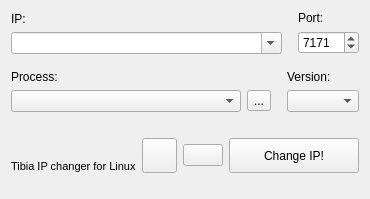
<?xml version="1.0" encoding="UTF-8"?>
<ui version="4.0">
 <class>MainWindowClass</class>
 <widget class="QMainWindow" name="MainWindowClass">
  <property name="geometry">
   <rect>
    <x>0</x>
    <y>0</y>
    <width>370</width>
    <height>199</height>
   </rect>
  </property>
  <property name="windowTitle">
   <string>Tibia IP changer</string>
  </property>
  <property name="windowIcon">
   <iconset>
    <normaloff>:/icons/icons/tools.png</normaloff>:/icons/icons/tools.png</iconset>
  </property>
  <widget class="QWidget" name="centralWidget">
   <layout class="QVBoxLayout" name="verticalLayout_2">
    <item>
     <layout class="QHBoxLayout" name="horizontalLayout">
      <property name="bottomMargin">
       <number>10</number>
      </property>
      <item>
       <layout class="QVBoxLayout" name="verticalLayout">
        <property name="rightMargin">
         <number>10</number>
        </property>
        <item>
         <widget class="QLabel" name="label_3">
          <property name="sizePolicy">
           <sizepolicy hsizetype="Maximum" vsizetype="Preferred">
            <horstretch>0</horstretch>
            <verstretch>0</verstretch>
           </sizepolicy>
          </property>
          <property name="text">
           <string>IP:</string>
          </property>
         </widget>
        </item>
        <item>
         <widget class="QComboBox" name="comboBox">
          <property name="sizePolicy">
           <sizepolicy hsizetype="Expanding" vsizetype="Fixed">
            <horstretch>0</horstretch>
            <verstretch>0</verstretch>
           </sizepolicy>
          </property>
          <property name="editable">
           <bool>true</bool>
          </property>
          <property name="insertPolicy">
           <enum>QComboBox::InsertAtTop</enum>
          </property>
         </widget>
        </item>
       </layout>
      </item>
      <item>
       <layout class="QVBoxLayout" name="verticalLayout_3">
        <item>
         <widget class="QLabel" name="label">
          <property name="sizePolicy">
           <sizepolicy hsizetype="Maximum" vsizetype="Preferred">
            <horstretch>0</horstretch>
            <verstretch>0</verstretch>
           </sizepolicy>
          </property>
          <property name="text">
           <string>Port:</string>
          </property>
         </widget>
        </item>
        <item>
         <widget class="QSpinBox" name="spinBox">
          <property name="sizePolicy">
           <sizepolicy hsizetype="Fixed" vsizetype="Fixed">
            <horstretch>0</horstretch>
            <verstretch>0</verstretch>
           </sizepolicy>
          </property>
          <property name="minimum">
           <number>1</number>
          </property>
          <property name="maximum">
           <number>99999</number>
          </property>
          <property name="value">
           <number>7171</number>
          </property>
         </widget>
        </item>
       </layout>
      </item>
     </layout>
    </item>
    <item>
     <layout class="QHBoxLayout" name="horizontalLayout_2">
      <property name="bottomMargin">
       <number>20</number>
      </property>
      <item>
       <layout class="QVBoxLayout" name="verticalLayout_4">
        <property name="rightMargin">
         <number>10</number>
        </property>
        <item>
         <widget class="QLabel" name="label_4">
          <property name="sizePolicy">
           <sizepolicy hsizetype="Maximum" vsizetype="Preferred">
            <horstretch>0</horstretch>
            <verstretch>0</verstretch>
           </sizepolicy>
          </property>
          <property name="text">
           <string>Process:</string>
          </property>
         </widget>
        </item>
        <item>
         <layout class="QHBoxLayout" name="horizontalLayout_4">
          <item>
           <widget class="QComboBox" name="comboBox_3">
            <property name="sizePolicy">
             <sizepolicy hsizetype="Expanding" vsizetype="Fixed">
              <horstretch>0</horstretch>
              <verstretch>0</verstretch>
             </sizepolicy>
            </property>
           </widget>
          </item>
          <item>
           <widget class="QToolButton" name="toolButton">
            <property name="sizePolicy">
             <sizepolicy hsizetype="Maximum" vsizetype="Maximum">
              <horstretch>0</horstretch>
              <verstretch>0</verstretch>
             </sizepolicy>
            </property>
            <property name="toolTip">
             <string>Refresh</string>
            </property>
            <property name="text">
             <string>...</string>
            </property>
            <property name="icon">
             <iconset>
              <normaloff>:/icons/icons/refresh.png</normaloff>:/icons/icons/refresh.png</iconset>
            </property>
            <property name="iconSize">
             <size>
              <width>16</width>
              <height>16</height>
             </size>
            </property>
           </widget>
          </item>
         </layout>
        </item>
       </layout>
      </item>
      <item>
       <layout class="QVBoxLayout" name="verticalLayout_5">
        <item>
         <widget class="QLabel" name="label_2">
          <property name="sizePolicy">
           <sizepolicy hsizetype="Preferred" vsizetype="Maximum">
            <horstretch>0</horstretch>
            <verstretch>0</verstretch>
           </sizepolicy>
          </property>
          <property name="text">
           <string>Version:</string>
          </property>
         </widget>
        </item>
        <item>
         <widget class="QComboBox" name="comboBox_2">
          <property name="sizePolicy">
           <sizepolicy hsizetype="Maximum" vsizetype="Fixed">
            <horstretch>0</horstretch>
            <verstretch>0</verstretch>
           </sizepolicy>
          </property>
          <property name="insertPolicy">
           <enum>QComboBox::InsertAtTop</enum>
          </property>
         </widget>
        </item>
       </layout>
      </item>
     </layout>
    </item>
    <item>
     <layout class="QHBoxLayout" name="horizontalLayout_3">
      <item>
       <layout class="QVBoxLayout" name="verticalLayout_6">
        <item>
         <spacer name="verticalSpacer">
          <property name="orientation">
           <enum>Qt::Vertical</enum>
          </property>
          <property name="sizeType">
           <enum>QSizePolicy::Maximum</enum>
          </property>
          <property name="sizeHint" stdset="0">
           <size>
            <width>20</width>
            <height>40</height>
           </size>
          </property>
         </spacer>
        </item>
        <item>
         <widget class="QLabel" name="label_5">
          <property name="text">
           <string>&lt;!DOCTYPE HTML PUBLIC &quot;-//W3C//DTD HTML 4.0//EN&quot; &quot;http://www.w3.org/TR/REC-html40/strict.dtd&quot;&gt;
&lt;html&gt;&lt;head&gt;&lt;meta name=&quot;qrichtext&quot; content=&quot;1&quot; /&gt;&lt;style type=&quot;text/css&quot;&gt;
p, li { white-space: pre-wrap; }
&lt;/style&gt;&lt;/head&gt;&lt;body style=&quot; font-family:'Sans Serif'; font-size:9pt; font-weight:400; font-style:normal;&quot;&gt;
&lt;p style=&quot; margin-top:0px; margin-bottom:0px; margin-left:0px; margin-right:0px; -qt-block-indent:0; text-indent:0px;&quot;&gt;&lt;span style=&quot; font-size:8pt;&quot;&gt;Tibia IP changer for Linux&lt;/span&gt;&lt;/p&gt;&lt;/body&gt;&lt;/html&gt;</string>
          </property>
         </widget>
        </item>
       </layout>
      </item>
      <item>
       <spacer name="horizontalSpacer">
        <property name="orientation">
         <enum>Qt::Horizontal</enum>
        </property>
        <property name="sizeHint" stdset="0">
         <size>
          <width>40</width>
          <height>20</height>
         </size>
        </property>
       </spacer>
      </item>
      <item>
       <widget class="QPushButton" name="pushButton_2">
        <property name="sizePolicy">
         <sizepolicy hsizetype="Maximum" vsizetype="Fixed">
          <horstretch>0</horstretch>
          <verstretch>0</verstretch>
         </sizepolicy>
        </property>
        <property name="minimumSize">
         <size>
          <width>35</width>
          <height>35</height>
         </size>
        </property>
        <property name="toolTip">
         <string>Quit</string>
        </property>
        <property name="text">
         <string/>
        </property>
        <property name="icon">
         <iconset>
          <normaloff>:/icons/icons/quit.png</normaloff>:/icons/icons/quit.png</iconset>
        </property>
        <property name="iconSize">
         <size>
          <width>24</width>
          <height>24</height>
         </size>
        </property>
       </widget>
      </item>
      <item>
       <widget class="QPushButton" name="pushButton_3">
        <property name="sizePolicy">
         <sizepolicy hsizetype="Maximum" vsizetype="Fixed">
          <horstretch>0</horstretch>
          <verstretch>0</verstretch>
         </sizepolicy>
        </property>
        <property name="toolTip">
         <string>Minimize to tray</string>
        </property>
        <property name="icon">
         <iconset>
          <normaloff>:/icons/icons/bottom.png</normaloff>:/icons/icons/bottom.png</iconset>
        </property>
        <property name="iconSize">
         <size>
          <width>24</width>
          <height>24</height>
         </size>
        </property>
       </widget>
      </item>
      <item>
       <widget class="QPushButton" name="pushButton">
        <property name="sizePolicy">
         <sizepolicy hsizetype="Fixed" vsizetype="Fixed">
          <horstretch>0</horstretch>
          <verstretch>0</verstretch>
         </sizepolicy>
        </property>
        <property name="minimumSize">
         <size>
          <width>130</width>
          <height>35</height>
         </size>
        </property>
        <property name="toolTip">
         <string>Change IP!</string>
        </property>
        <property name="whatsThis">
         <string/>
        </property>
        <property name="text">
         <string>Change IP!</string>
        </property>
        <property name="icon">
         <iconset>
          <normaloff>:/icons/icons/go.png</normaloff>:/icons/icons/go.png</iconset>
        </property>
        <property name="iconSize">
         <size>
          <width>24</width>
          <height>24</height>
         </size>
        </property>
       </widget>
      </item>
     </layout>
    </item>
    <item>
     <spacer name="verticalSpacer_2">
      <property name="orientation">
       <enum>Qt::Vertical</enum>
      </property>
      <property name="sizeType">
       <enum>QSizePolicy::Expanding</enum>
      </property>
      <property name="sizeHint" stdset="0">
       <size>
        <width>20</width>
        <height>40</height>
       </size>
      </property>
     </spacer>
    </item>
   </layout>
  </widget>
 </widget>
 <layoutdefault spacing="6" margin="11"/>
 <resources/>
 <connections/>
</ui>
